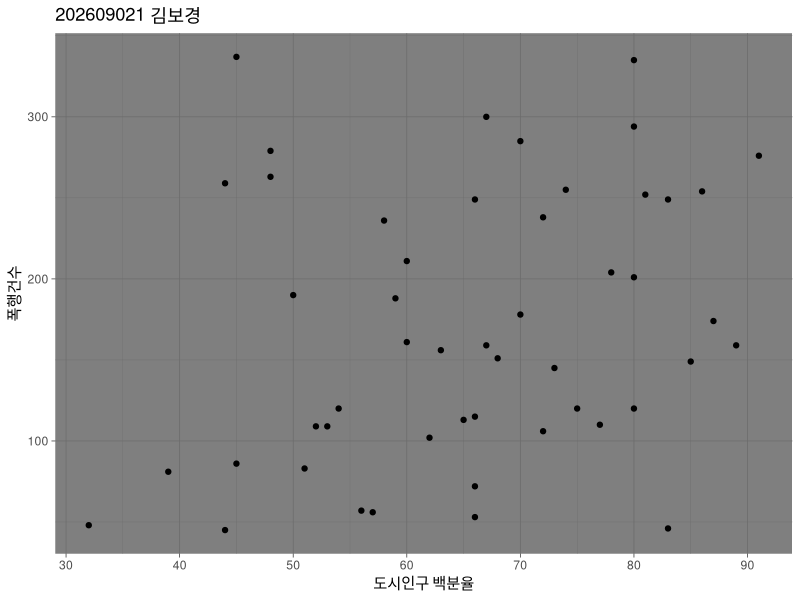
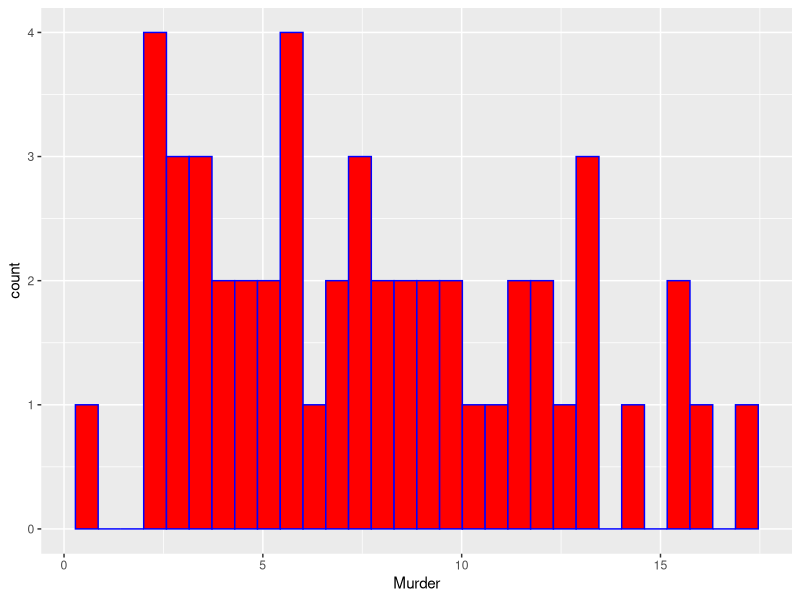

Write the R code that produced these figures, in order. (Note: this script raises an error after producing the figures.)
print(USArrests) #UASArrests 데이터셋 출력
head(USArrests) #데이터 6개
tail(USArrests) #데이터 뒤에서 6개
head(USArrests,15) #데이터 15개
summary(USArrests) #요약
#퀴즈 IRIS
print(iris) #iris 데이터셋 출력
head(iris) #데이터 6개
tail(iris) #데이터 뒤에서 6개
summary(iris) #요약
install.packages("ggplot2") #설치
library(ggplot2) #불러오기
#산점도 그래프 생성
#ggplot(data=데이터셋이름,aes(x=?,y=?))+geom_point()
ggplot(data=USArrests,aes(x=UrbanPop,y=Assault))+geom_point() +
  labs(title="202609021 김보경",x="도시인구 백분율",y="폭행건수") + theme_dark()
#히스토그램 그래프 생성 ggplot2(data=데이터셋이름,aes(x=?,y=?))+geom_histogram()
#geom_histogram(fill="blue",color="yellow")

ggplot(data=USArrests,aes(x=Murder))+geom_histogram(fill="red",color="blue")

#도움말
ceiling(3.141592) #roundup(올림)
floor(3.141592) #int
floor(3.4)
floor(-3.4)
#반올림 사례
x=3.1532
floor(x)
floor(3.4) #3
floor(-3.4) #-4
trunc(-3.4)
round(x,digits = 0) #소수이하 자리수 출력
#Sys.time(), Sys.data()
Sys.time()
Sys.data() #없는 함수(에러)
#Sys.time() format 형식으로 출력
format(Sys.time(),tz = 'UTC',usetz = TRUE)





        
